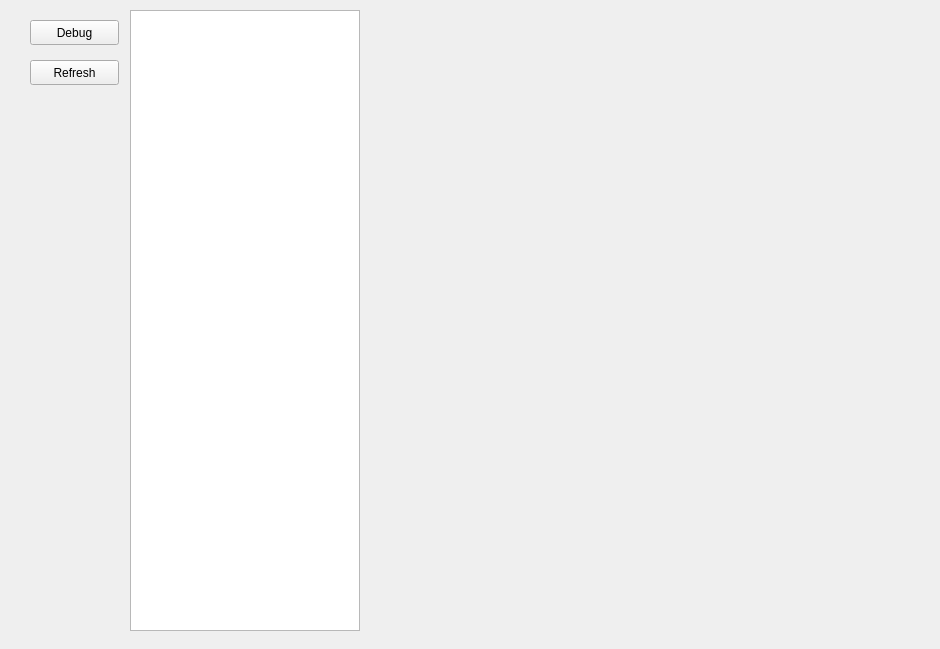
<?xml version="1.0" encoding="UTF-8"?>
<ui version="4.0">
 <class>DebugDialog</class>
 <widget class="QWidget" name="DebugDialog">
  <property name="geometry">
   <rect>
    <x>0</x>
    <y>0</y>
    <width>940</width>
    <height>649</height>
   </rect>
  </property>
  <property name="windowTitle">
   <string>Form</string>
  </property>
  <widget class="QPushButton" name="pushButton">
   <property name="geometry">
    <rect>
     <x>30</x>
     <y>20</y>
     <width>89</width>
     <height>25</height>
    </rect>
   </property>
   <property name="text">
    <string>Debug</string>
   </property>
  </widget>
  <widget class="QTextEdit" name="textEdit">
   <property name="geometry">
    <rect>
     <x>130</x>
     <y>10</y>
     <width>230</width>
     <height>621</height>
    </rect>
   </property>
  </widget>
  <widget class="QPushButton" name="RefreshBtn">
   <property name="geometry">
    <rect>
     <x>30</x>
     <y>60</y>
     <width>89</width>
     <height>25</height>
    </rect>
   </property>
   <property name="text">
    <string>Refresh</string>
   </property>
  </widget>
 </widget>
 <resources/>
 <connections/>
</ui>
